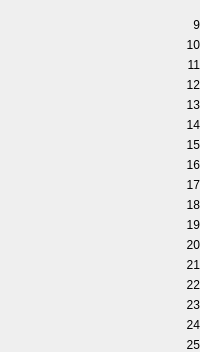
           <widget class="QWidget" name="widget_9" native="true">
            <property name="minimumSize">
             <size>
              <width>50</width>
              <height>0</height>
             </size>
            </property>
            <property name="maximumSize">
             <size>
              <width>16777215</width>
              <height>600</height>
             </size>
            </property>
            <layout class="QVBoxLayout" name="verticalLayout_18">
             <property name="leftMargin">
              <number>0</number>
             </property>
             <property name="topMargin">
              <number>0</number>
             </property>
             <property name="rightMargin">
              <number>0</number>
             </property>
             <property name="bottomMargin">
              <number>0</number>
             </property>
             <item>
              <widget class="QLabel" name="label_73">
               <property name="minimumSize">
                <size>
                 <width>0</width>
                 <height>12</height>
                </size>
               </property>
               <property name="maximumSize">
                <size>
                 <width>16777215</width>
                 <height>12</height>
                </size>
               </property>
               <property name="text">
                <string/>
               </property>
              </widget>
             </item>
             <item>
              <widget class="QLabel" name="label_17">
               <property name="text">
                <string>9</string>
               </property>
               <property name="alignment">
                <set>Qt::AlignRight|Qt::AlignTrailing|Qt::AlignVCenter</set>
               </property>
              </widget>
             </item>
             <item>
              <widget class="QLabel" name="label_18">
               <property name="text">
                <string>10</string>
               </property>
               <property name="alignment">
                <set>Qt::AlignRight|Qt::AlignTrailing|Qt::AlignVCenter</set>
               </property>
              </widget>
             </item>
             <item>
              <widget class="QLabel" name="label_61">
               <property name="text">
                <string>11</string>
               </property>
               <property name="alignment">
                <set>Qt::AlignRight|Qt::AlignTrailing|Qt::AlignVCenter</set>
               </property>
              </widget>
             </item>
             <item>
              <widget class="QLabel" name="label_62">
               <property name="text">
                <string>12</string>
               </property>
               <property name="alignment">
                <set>Qt::AlignRight|Qt::AlignTrailing|Qt::AlignVCenter</set>
               </property>
              </widget>
             </item>
             <item>
              <widget class="QLabel" name="label_63">
               <property name="text">
                <string>13</string>
               </property>
               <property name="alignment">
                <set>Qt::AlignRight|Qt::AlignTrailing|Qt::AlignVCenter</set>
               </property>
              </widget>
             </item>
             <item>
              <widget class="QLabel" name="label_64">
               <property name="text">
                <string>14</string>
               </property>
               <property name="alignment">
                <set>Qt::AlignRight|Qt::AlignTrailing|Qt::AlignVCenter</set>
               </property>
              </widget>
             </item>
             <item>
              <widget class="QLabel" name="label_65">
               <property name="text">
                <string>15</string>
               </property>
               <property name="alignment">
                <set>Qt::AlignRight|Qt::AlignTrailing|Qt::AlignVCenter</set>
               </property>
              </widget>
             </item>
             <item>
              <widget class="QLabel" name="label_66">
               <property name="text">
                <string>16</string>
               </property>
               <property name="alignment">
                <set>Qt::AlignRight|Qt::AlignTrailing|Qt::AlignVCenter</set>
               </property>
              </widget>
             </item>
             <item>
              <widget class="QLabel" name="label_67">
               <property name="text">
                <string>17</string>
               </property>
               <property name="alignment">
                <set>Qt::AlignRight|Qt::AlignTrailing|Qt::AlignVCenter</set>
               </property>
              </widget>
             </item>
             <item>
              <widget class="QLabel" name="label_68">
               <property name="text">
                <string>18</string>
               </property>
               <property name="alignment">
                <set>Qt::AlignRight|Qt::AlignTrailing|Qt::AlignVCenter</set>
               </property>
              </widget>
             </item>
             <item>
              <widget class="QLabel" name="label_69">
               <property name="text">
                <string>19</string>
               </property>
               <property name="alignment">
                <set>Qt::AlignRight|Qt::AlignTrailing|Qt::AlignVCenter</set>
               </property>
              </widget>
             </item>
             <item>
              <widget class="QLabel" name="label_70">
               <property name="text">
                <string>20</string>
               </property>
               <property name="alignment">
                <set>Qt::AlignRight|Qt::AlignTrailing|Qt::AlignVCenter</set>
               </property>
              </widget>
             </item>
             <item>
              <widget class="QLabel" name="label_71">
               <property name="text">
                <string>21</string>
               </property>
               <property name="alignment">
                <set>Qt::AlignRight|Qt::AlignTrailing|Qt::AlignVCenter</set>
               </property>
              </widget>
             </item>
             <item>
              <widget class="QLabel" name="label_72">
               <property name="text">
                <string>22</string>
               </property>
               <property name="alignment">
                <set>Qt::AlignRight|Qt::AlignTrailing|Qt::AlignVCenter</set>
               </property>
              </widget>
             </item>
             <item>
              <widget class="QLabel" name="label_74">
               <property name="text">
                <string>23</string>
               </property>
               <property name="alignment">
                <set>Qt::AlignRight|Qt::AlignTrailing|Qt::AlignVCenter</set>
               </property>
              </widget>
             </item>
             <item>
              <widget class="QLabel" name="label_75">
               <property name="text">
                <string>24</string>
               </property>
               <property name="alignment">
                <set>Qt::AlignRight|Qt::AlignTrailing|Qt::AlignVCenter</set>
               </property>
              </widget>
             </item>
             <item>
              <widget class="QLabel" name="label_76">
               <property name="text">
                <string>25</string>
               </property>
               <property name="alignment">
                <set>Qt::AlignRight|Qt::AlignTrailing|Qt::AlignVCenter</set>
               </property>
              </widget>
             </item>
            </layout>
           </widget>
